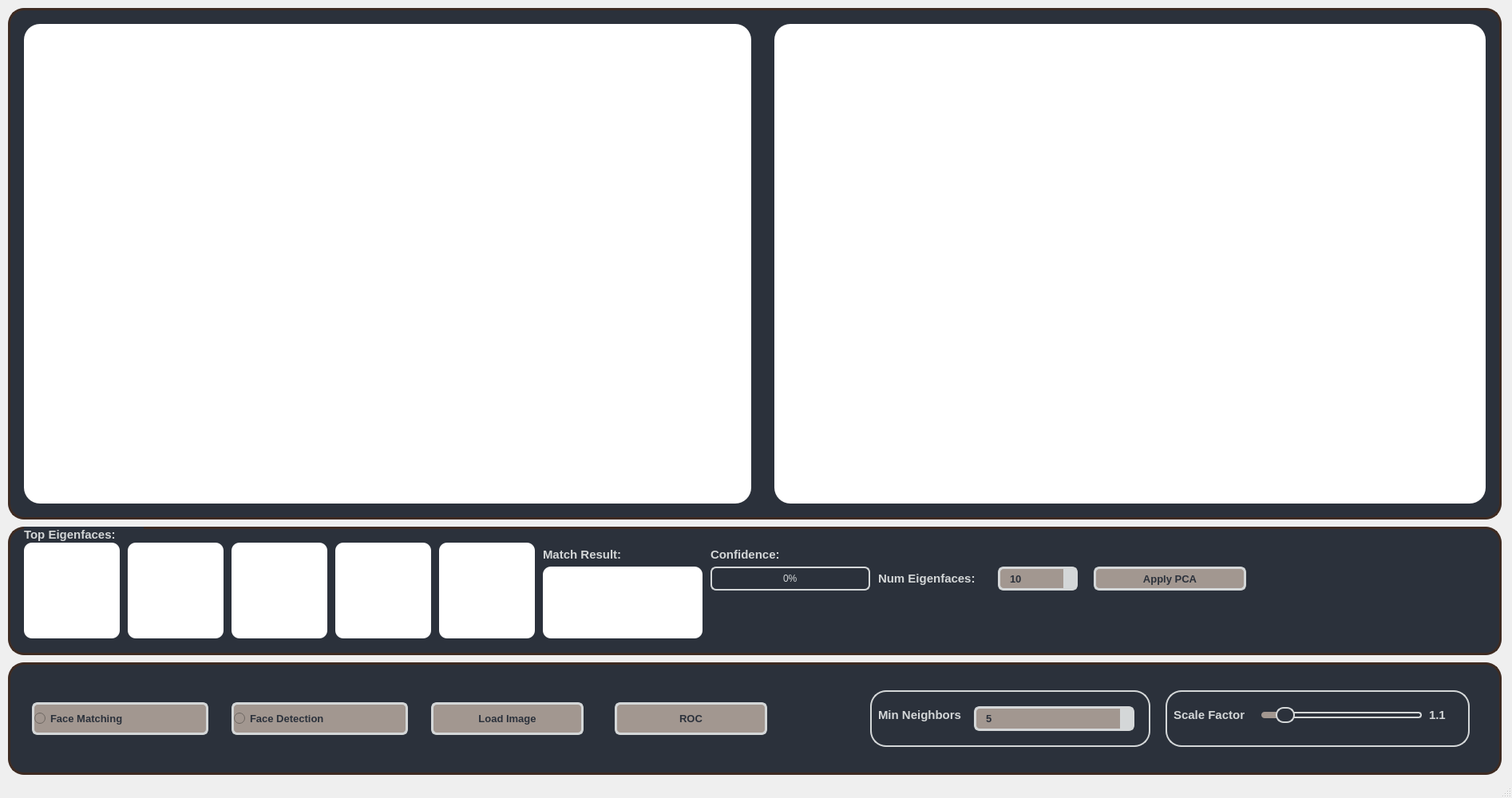
<?xml version="1.0" encoding="UTF-8"?>
<ui version="4.0">
 <class>MainWindow</class>
 <widget class="QMainWindow" name="MainWindow">
  <property name="geometry">
   <rect>
    <x>0</x>
    <y>0</y>
    <width>1894</width>
    <height>1000</height>
   </rect>
  </property>
  <property name="windowTitle">
   <string>PCA Face Analysis</string>
  </property>
  <widget class="QWidget" name="centralwidget">
   <!-- Main background panel for input and output images -->
   <widget class="QLabel" name="main_panel">
    <property name="geometry">
     <rect>
      <x>10</x>
      <y>10</y>
      <width>1871</width>
      <height>641</height>
     </rect>
    </property>
    <property name="styleSheet">
     <string notr="true">background-color:#2B313B;
border-radius:20px;
border:3px solid #3E2B22;</string>
    </property>
    <property name="text">
     <string/>
    </property>
   </widget>
   
   <!-- Input Image Display -->
   <widget class="QLabel" name="InputImage">
    <property name="geometry">
     <rect>
      <x>30</x>
      <y>30</y>
      <width>911</width>
      <height>601</height>
     </rect>
    </property>
    <property name="styleSheet">
     <string notr="true">background-color:white;
border-radius:20px;</string>
    </property>
   </widget>
   
   <!-- Output Image Display (Processed Face) -->
   <widget class="QLabel" name="OutputImage">
    <property name="geometry">
     <rect>
      <x>970</x>
      <y>30</y>
      <width>891</width>
      <height>601</height>
     </rect>
    </property>
    <property name="styleSheet">
     <string notr="true">background-color:white;
border-radius:20px;</string>
    </property>
   </widget>
   
   <!-- Eigenfaces Panel -->
   <widget class="QLabel" name="eigenfaces_panel">
    <property name="geometry">
     <rect>
      <x>10</x>
      <y>660</y>
      <width>1871</width>
      <height>161</height>
     </rect>
    </property>
    <property name="styleSheet">
     <string notr="true">background-color:#2B313B;
border-radius:20px;
border:3px solid #3E2B22;</string>
    </property>
    <property name="text">
     <string/>
    </property>
   </widget>
   
   <!-- Eigenface 1 -->
   <widget class="QLabel" name="eigenface1">
    <property name="geometry">
     <rect>
      <x>30</x>
      <y>680</y>
      <width>120</width>
      <height>120</height>
     </rect>
    </property>
    <property name="styleSheet">
     <string notr="true">background-color:white;
border-radius:10px;</string>
    </property>
   </widget>
   
   <!-- Eigenface 2 -->
   <widget class="QLabel" name="eigenface2">
    <property name="geometry">
     <rect>
      <x>160</x>
      <y>680</y>
      <width>120</width>
      <height>120</height>
     </rect>
    </property>
    <property name="styleSheet">
     <string notr="true">background-color:white;
border-radius:10px;</string>
    </property>
   </widget>
   
   <!-- Eigenface 3 -->
   <widget class="QLabel" name="eigenface3">
    <property name="geometry">
     <rect>
      <x>290</x>
      <y>680</y>
      <width>120</width>
      <height>120</height>
     </rect>
    </property>
    <property name="styleSheet">
     <string notr="true">background-color:white;
border-radius:10px;</string>
    </property>
   </widget>
   
   <!-- Eigenface 4 -->
   <widget class="QLabel" name="eigenface4">
    <property name="geometry">
     <rect>
      <x>420</x>
      <y>680</y>
      <width>120</width>
      <height>120</height>
     </rect>
    </property>
    <property name="styleSheet">
     <string notr="true">background-color:white;
border-radius:10px;</string>
    </property>
   </widget>
   
   <!-- Eigenface 5 -->
   <widget class="QLabel" name="eigenface5">
    <property name="geometry">
     <rect>
      <x>550</x>
      <y>680</y>
      <width>120</width>
      <height>120</height>
     </rect>
    </property>
    <property name="styleSheet">
     <string notr="true">background-color:white;
border-radius:10px;</string>
    </property>
   </widget>
   
   <!-- Match Result Label -->
   <widget class="QLabel" name="match_result_label">
    <property name="geometry">
     <rect>
      <x>680</x>
      <y>680</y>
      <width>150</width>
      <height>30</height>
     </rect>
    </property>
    <property name="styleSheet">
     <string notr="true">background-color:#2B313B;
color:#D4D7D8;
font-size:15px;
font-weight:bold;</string>
    </property>
    <property name="text">
     <string>Match Result:</string>
    </property>
   </widget>
   
   <!-- Match Result Display -->
   <widget class="QLabel" name="match_result">
    <property name="geometry">
     <rect>
      <x>680</x>
      <y>710</y>
      <width>200</width>
      <height>90</height>
     </rect>
    </property>
    <property name="styleSheet">
     <string notr="true">background-color:white;
border-radius:10px;</string>
    </property>
   </widget>
   
   <!-- Match Confidence Label -->
   <widget class="QLabel" name="match_confidence_label">
    <property name="geometry">
     <rect>
      <x>890</x>
      <y>680</y>
      <width>150</width>
      <height>30</height>
     </rect>
    </property>
    <property name="styleSheet">
     <string notr="true">background-color:#2B313B;
color:#D4D7D8;
font-size:15px;
font-weight:bold;</string>
    </property>
    <property name="text">
     <string>Confidence:</string>
    </property>
   </widget>
   
   <!-- Match Confidence Display -->
   <widget class="QProgressBar" name="match_confidence">
    <property name="geometry">
     <rect>
      <x>890</x>
      <y>710</y>
      <width>200</width>
      <height>30</height>
     </rect>
    </property>
    <property name="styleSheet">
     <string notr="true">QProgressBar {
    background-color: #2B313B;
    border-radius: 7px;
    color: #D4D7D8;
    border: 2px solid #D4D7D8;
    text-align: center;
}

QProgressBar::chunk {
    background-color: #A29790;
    border-radius: 5px;
}</string>
    </property>
    <property name="value">
     <number>0</number>
    </property>
   </widget>
   
   <!-- Control Panel -->
   <widget class="QLabel" name="control_panel">
    <property name="geometry">
     <rect>
      <x>10</x>
      <y>830</y>
      <width>1871</width>
      <height>141</height>
     </rect>
    </property>
    <property name="styleSheet">
     <string notr="true">background-color:#2B313B;
border-radius:20px;
border:3px solid #3E2B22;</string>
    </property>
    <property name="text">
     <string/>
    </property>
   </widget>
   
   <!-- Face Matching Radio Button -->
   <widget class="QRadioButton" name="Matching">
    <property name="geometry">
     <rect>
      <x>40</x>
      <y>880</y>
      <width>221</width>
      <height>41</height>
     </rect>
    </property>
    <property name="styleSheet">
     <string notr="true"> background-color: #A29790;
 border-radius: 7px;
 color: #2B313B;
 font-size: 13px;
 font-weight: 700;
border:3px solid #D4D7D8;
 letter-spacing: .8px;
 line-height: 20px;
 text-align: center;
 text-transform: uppercase;</string>
    </property>
    <property name="text">
     <string>Face Matching</string>
    </property>
   </widget>
   
   <!-- Face Detection Radio Button -->
   <widget class="QRadioButton" name="Detection">
    <property name="geometry">
     <rect>
      <x>290</x>
      <y>880</y>
      <width>221</width>
      <height>41</height>
     </rect>
    </property>
    <property name="styleSheet">
     <string notr="true"> background-color: #A29790;
 border-radius: 7px;
 color: #2B313B;
 font-size: 13px;
 font-weight: 700;
border:3px solid #D4D7D8;
 letter-spacing: .8px;
 line-height: 20px;
 text-align: center;
 text-transform: uppercase;</string>
    </property>
    <property name="text">
     <string>Face Detection</string>
    </property>
   </widget>
   
   <!-- Load Image Button -->
   <widget class="QPushButton" name="LoadImage">
    <property name="geometry">
     <rect>
      <x>540</x>
      <y>880</y>
      <width>191</width>
      <height>41</height>
     </rect>
    </property>
    <property name="styleSheet">
     <string notr="true">QPushButton{
 background-color: #A29790;
 border-radius: 7px;
 color: #2B313B;
 font-size: 13px;
 font-weight: 700;
border:3px solid #D4D7D8;
 letter-spacing: .8px;
 line-height: 20px;
 text-align: center;
 text-transform: uppercase;
	}


QPushButton:hover{
	
background-color:#998D85;
	}


</string>
    </property>
    <property name="text">
     <string>Load Image</string>
    </property>
   </widget>
   
   <!-- ROC Button -->
   <widget class="QPushButton" name="ROC">
    <property name="geometry">
     <rect>
      <x>770</x>
      <y>880</y>
      <width>191</width>
      <height>41</height>
     </rect>
    </property>
    <property name="styleSheet">
     <string notr="true">QPushButton{
 background-color: #A29790;
 border-radius: 7px;
 color: #2B313B;
 font-size: 13px;
 font-weight: 700;
border:3px solid #D4D7D8;
 letter-spacing: .8px;
 line-height: 20px;
 text-align: center;
 text-transform: uppercase;
	}


QPushButton:hover{
	
background-color:#998D85;
	}


</string>
    </property>
    <property name="text">
     <string>ROC</string>
    </property>
   </widget>
   
   <!-- Min Neighbors Panel -->
   <widget class="QLabel" name="min_neighbors_panel">
    <property name="geometry">
     <rect>
      <x>1090</x>
      <y>865</y>
      <width>351</width>
      <height>71</height>
     </rect>
    </property>
    <property name="styleSheet">
     <string notr="true">background-color:#2B313B;
border-radius:20px;
border:2px solid #D4D7D8;</string>
    </property>
    <property name="text">
     <string/>
    </property>
   </widget>
   
   <!-- Min Neighbors Label -->
   <widget class="QLabel" name="min_neighbors_label">
    <property name="geometry">
     <rect>
      <x>1100</x>
      <y>875</y>
      <width>111</width>
      <height>41</height>
     </rect>
    </property>
    <property name="styleSheet">
     <string notr="true">background-color:#2B313B;
color:#D4D7D8;
font-size:15px;
font-weight:bold;</string>
    </property>
    <property name="text">
     <string>Min Neighbors</string>
    </property>
   </widget>
   
   <!-- Min Neighbors SpinBox -->
   <widget class="QSpinBox" name="min_neighbors">
    <property name="geometry">
     <rect>
      <x>1220</x>
      <y>885</y>
      <width>201</width>
      <height>31</height>
     </rect>
    </property>
    <property name="styleSheet">
     <string notr="true">QSpinBox {
    background-color: #A29790;
    border-radius: 7px;
    color: #2B313B;
    font-size: 13px;
    font-weight: 700;
    border: 3px solid #D4D7D8;
    letter-spacing: .8px;
    line-height: 20px;
    text-align: center;
    text-transform: uppercase;
    padding: 0 10px; /* Add padding for the text inside the box */
}

QSpinBox::up-button, QSpinBox::down-button {
    background-color: #D4D7D8;
    border: none;
    width: 15px;
    height: 15px;
}

QSpinBox::up-button:hover, QSpinBox::down-button:hover {
    background-color: #A29790;
}

QSpinBox::up-button:pressed, QSpinBox::down-button:pressed {
    background-color: #2B313B;
}

QSpinBox::up-arrow, QSpinBox::down-arrow {
    color: #000000; /* Change arrow color */
}
</string>
    </property>
    <property name="minimum">
     <number>3</number>
    </property>
    <property name="maximum">
     <number>10</number>
    </property>
    <property name="singleStep">
     <number>1</number>
    </property>
    <property name="value">
     <number>5</number>
    </property>
   </widget>
   
   <!-- Scale Factor Panel -->
   <widget class="QLabel" name="scale_factor_panel">
    <property name="geometry">
     <rect>
      <x>1460</x>
      <y>865</y>
      <width>381</width>
      <height>71</height>
     </rect>
    </property>
    <property name="styleSheet">
     <string notr="true">background-color:#2B313B;
border-radius:20px;
border:2px solid #D4D7D8;</string>
    </property>
    <property name="text">
     <string/>
    </property>
   </widget>
   
   <!-- Scale Factor Label -->
   <widget class="QLabel" name="scale_factor_label">
    <property name="geometry">
     <rect>
      <x>1470</x>
      <y>875</y>
      <width>111</width>
      <height>41</height>
     </rect>
    </property>
    <property name="styleSheet">
     <string notr="true">background-color:#2B313B;
color:#D4D7D8;
font-size:15px;
font-weight:bold;</string>
    </property>
    <property name="text">
     <string>Scale Factor</string>
    </property>
   </widget>
   
   <!-- Scale Factor Slider -->
   <widget class="QSlider" name="scale_factor_slider">
    <property name="geometry">
     <rect>
      <x>1580</x>
      <y>885</y>
      <width>201</width>
      <height>22</height>
     </rect>
    </property>
    <property name="styleSheet">
     <string notr="true">QSlider{
	background:#2B313B;
}
QSlider::groove:horizontal {
    height: 8px;
    background: #2B313B; /* Lighter shade of the dark color */
    border-radius: 4px;
}

QSlider::handle:horizontal {
    background:  #2B313B; /* Mid-tone between the dark and lighter colors */
    border: 2px solid #D4D7D8; /* Matches groove */
    width: 20px;
    height: 20px;
    margin: -6px 0;
    border-radius: 10px;
}

QSlider::sub-page:horizontal {
    background: #A29790; /* Matches handle */
    border-radius: 4px;
}

QSlider::add-page:horizontal {
    background: #2B313B; /* Matches groove */
    border:2px solid #D4D7D8;
    border-radius: 4px;
}
</string>
    </property>
    <property name="minimum">
     <number>10</number>
    </property>
    <property name="maximum">
     <number>20</number>
    </property>
    <property name="value">
     <number>11</number>
    </property>
    <property name="orientation">
     <enum>Qt::Horizontal</enum>
    </property>
   </widget>
   
   <!-- Scale Factor Value Label -->
   <widget class="QLabel" name="scale_factor_value">
    <property name="geometry">
     <rect>
      <x>1790</x>
      <y>880</y>
      <width>41</width>
      <height>31</height>
     </rect>
    </property>
    <property name="styleSheet">
     <string notr="true">background-color:#2B313B;
color:#D4D7D8;
font-size:15px;
font-weight:bold;</string>
    </property>
    <property name="text">
     <string>1.1</string>
    </property>
   </widget>
   
   <!-- Number of Eigenfaces Label -->
   <widget class="QLabel" name="num_eigenfaces_label">
    <property name="geometry">
     <rect>
      <x>1100</x>
      <y>710</y>
      <width>150</width>
      <height>30</height>
     </rect>
    </property>
    <property name="styleSheet">
     <string notr="true">background-color:#2B313B;
color:#D4D7D8;
font-size:15px;
font-weight:bold;</string>
    </property>
    <property name="text">
     <string>Num Eigenfaces:</string>
    </property>
   </widget>
   
   <!-- Number of Eigenfaces SpinBox -->
   <widget class="QSpinBox" name="num_eigenfaces">
    <property name="geometry">
     <rect>
      <x>1250</x>
      <y>710</y>
      <width>100</width>
      <height>30</height>
     </rect>
    </property>
    <property name="styleSheet">
     <string notr="true">QSpinBox {
    background-color: #A29790;
    border-radius: 7px;
    color: #2B313B;
    font-size: 13px;
    font-weight: 700;
    border: 3px solid #D4D7D8;
    letter-spacing: .8px;
    line-height: 20px;
    text-align: center;
    text-transform: uppercase;
    padding: 0 10px;
}

QSpinBox::up-button, QSpinBox::down-button {
    background-color: #D4D7D8;
    border: none;
    width: 15px;
    height: 15px;
}

QSpinBox::up-button:hover, QSpinBox::down-button:hover {
    background-color: #A29790;
}

QSpinBox::up-button:pressed, QSpinBox::down-button:pressed {
    background-color: #2B313B;
}

QSpinBox::up-arrow, QSpinBox::down-arrow {
    color: #000000;
}
</string>
    </property>
    <property name="minimum">
     <number>5</number>
    </property>
    <property name="maximum">
     <number>50</number>
    </property>
    <property name="singleStep">
     <number>5</number>
    </property>
    <property name="value">
     <number>10</number>
    </property>
   </widget>
   
   <!-- Apply PCA Button -->
   <widget class="QPushButton" name="apply_pca">
    <property name="geometry">
     <rect>
      <x>1370</x>
      <y>710</y>
      <width>191</width>
      <height>30</height>
     </rect>
    </property>
    <property name="styleSheet">
     <string notr="true">QPushButton{
 background-color: #A29790;
 border-radius: 7px;
 color: #2B313B;
 font-size: 13px;
 font-weight: 700;
border:3px solid #D4D7D8;
 letter-spacing: .8px;
 line-height: 20px;
 text-align: center;
 text-transform: uppercase;
	}


QPushButton:hover{
	
background-color:#998D85;
	}


</string>
    </property>
    <property name="text">
     <string>Apply PCA</string>
    </property>
   </widget>
   
   <!-- Eigenfaces Title Label -->
   <widget class="QLabel" name="eigenfaces_title">
    <property name="geometry">
     <rect>
      <x>30</x>
      <y>660</y>
      <width>150</width>
      <height>20</height>
     </rect>
    </property>
    <property name="styleSheet">
     <string notr="true">background-color:#2B313B;
color:#D4D7D8;
font-size:15px;
font-weight:bold;</string>
    </property>
    <property name="text">
     <string>Top Eigenfaces:</string>
    </property>
   </widget>
   
   <zorder>main_panel</zorder>
   <zorder>InputImage</zorder>
   <zorder>OutputImage</zorder>
   <zorder>eigenfaces_panel</zorder>
   <zorder>eigenface1</zorder>
   <zorder>eigenface2</zorder>
   <zorder>eigenface3</zorder>
   <zorder>eigenface4</zorder>
   <zorder>eigenface5</zorder>
   <zorder>match_result_label</zorder>
   <zorder>match_result</zorder>
   <zorder>match_confidence_label</zorder>
   <zorder>match_confidence</zorder>
   <zorder>control_panel</zorder>
   <zorder>Matching</zorder>
   <zorder>Detection</zorder>
   <zorder>LoadImage</zorder>
   <zorder>ROC</zorder>
   <zorder>min_neighbors_panel</zorder>
   <zorder>min_neighbors_label</zorder>
   <zorder>min_neighbors</zorder>
   <zorder>scale_factor_panel</zorder>
   <zorder>scale_factor_label</zorder>
   <zorder>scale_factor_slider</zorder>
   <zorder>scale_factor_value</zorder>
   <zorder>num_eigenfaces_label</zorder>
   <zorder>num_eigenfaces</zorder>
   <zorder>apply_pca</zorder>
   <zorder>eigenfaces_title</zorder>
  </widget>
  <widget class="QStatusBar" name="statusbar"/>
 </widget>
 <resources/>
 <connections/>
</ui>
